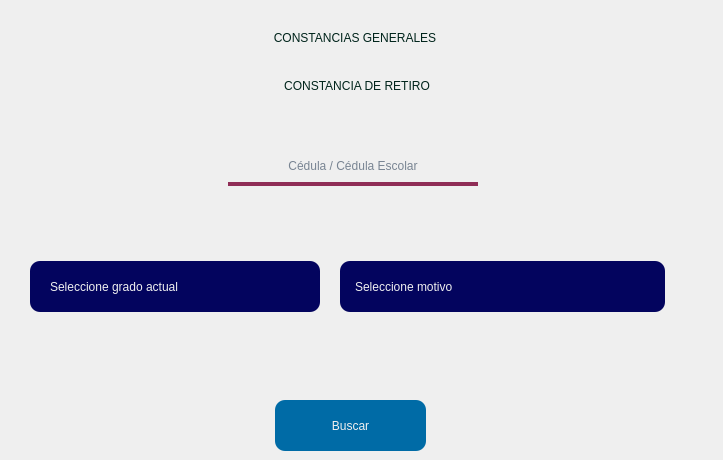
       <widget class="QWidget" name="ConstReti">
        <widget class="QPushButton" name="SearchConstRet_Btn">
         <property name="geometry">
          <rect>
           <x>275</x>
           <y>400</y>
           <width>151</width>
           <height>51</height>
          </rect>
         </property>
         <property name="focusPolicy">
          <enum>Qt::NoFocus</enum>
         </property>
         <property name="styleSheet">
          <string notr="true">QPushButton#SearchConstRet_Btn{
background-color: #006BA6;
border-radius: 10px;
font: bold 15pt &quot;Arial&quot;;
color: #F0F0F0;
}

QPushButton#SearchConstRet_Btn:pressed{
background-color: #03045e;
}</string>
         </property>
         <property name="text">
          <string>Buscar</string>
         </property>
        </widget>
        <widget class="QLabel" name="Bienv_title_4">
         <property name="geometry">
          <rect>
           <x>0</x>
           <y>60</y>
           <width>714</width>
           <height>51</height>
          </rect>
         </property>
         <property name="styleSheet">
          <string notr="true">font: 18pt &quot;Arial Black&quot;;
color: #00241b;
</string>
         </property>
         <property name="text">
          <string>CONSTANCIA DE RETIRO</string>
         </property>
         <property name="alignment">
          <set>Qt::AlignCenter</set>
         </property>
        </widget>
        <widget class="QLineEdit" name="Ced_Search_RET">
         <property name="geometry">
          <rect>
           <x>228</x>
           <y>145</y>
           <width>250</width>
           <height>41</height>
          </rect>
         </property>
         <property name="styleSheet">
          <string notr="true">background-color: transparent;
color: #011936;
font: 15pt &quot;Arial&quot;;
border: 4px solid Transparent;
border-bottom-color: #8F2D56;</string>
         </property>
         <property name="text">
          <string/>
         </property>
         <property name="maxLength">
          <number>11</number>
         </property>
         <property name="alignment">
          <set>Qt::AlignCenter</set>
         </property>
         <property name="placeholderText">
          <string>Cédula / Cédula Escolar</string>
         </property>
        </widget>
        <widget class="QComboBox" name="RazSelect">
         <property name="geometry">
          <rect>
           <x>340</x>
           <y>261</y>
           <width>325</width>
           <height>51</height>
          </rect>
         </property>
         <property name="styleSheet">
          <string notr="true">QComboBox { 
	border-radius: 10px;
	background: #03045e;
	color: #F0F0F0;
	padding-left: 15px;
	font: 15pt &quot;Arial&quot;;
}

QComboBox QAbstractItemView{
	background-color: #3E6D9C;
	color: #F0F0F0;
 
	selection-background-color: #3E6D9C;
	selection-color: #3E6D9C;
	
	font: bold 12pt &quot;Arial&quot;;
	color: #F0F0F0;
}

QComboBox::drop-down {
	border: 0px;
}
</string>
         </property>
         <property name="editable">
          <bool>false</bool>
         </property>
         <property name="currentText">
          <string>Seleccione motivo</string>
         </property>
         <property name="currentIndex">
          <number>0</number>
         </property>
         <property name="iconSize">
          <size>
           <width>16</width>
           <height>16</height>
          </size>
         </property>
         <property name="placeholderText">
          <string/>
         </property>
         <property name="frame">
          <bool>true</bool>
         </property>
         <item>
          <property name="text">
           <string>Seleccione motivo</string>
          </property>
         </item>
        </widget>
        <widget class="QComboBox" name="RetActGrade">
         <property name="geometry">
          <rect>
           <x>30</x>
           <y>261</y>
           <width>290</width>
           <height>51</height>
          </rect>
         </property>
         <property name="styleSheet">
          <string notr="true">QComboBox { 
	border-radius: 10px;
	background: #03045e;
	padding-left: 25px;
	color: #F0F0F0;
	padding-left: 20px;
	font: 17pt &quot;Arial&quot;;
}

QComboBox QAbstractItemView{
	background-color: #3E6D9C;
	color: #F0F0F0;
 
	selection-background-color: #3E6D9C;
	selection-color: #3E6D9C;
	
	font: bold 12pt &quot;Arial&quot;;
	color: #F0F0F0;
}

QComboBox::drop-down {
	border: 0px;
}
</string>
         </property>
         <property name="editable">
          <bool>false</bool>
         </property>
         <property name="currentText">
          <string>Seleccione grado actual</string>
         </property>
         <property name="currentIndex">
          <number>0</number>
         </property>
         <property name="iconSize">
          <size>
           <width>16</width>
           <height>16</height>
          </size>
         </property>
         <property name="placeholderText">
          <string/>
         </property>
         <property name="frame">
          <bool>true</bool>
         </property>
         <item>
          <property name="text">
           <string>Seleccione grado actual</string>
          </property>
         </item>
        </widget>
        <widget class="QLabel" name="Gen_Label_3">
         <property name="geometry">
          <rect>
           <x>0</x>
           <y>20</y>
           <width>710</width>
           <height>35</height>
          </rect>
         </property>
         <property name="styleSheet">
          <string notr="true">font: 28pt &quot;Arial Black&quot;;
color: #00241b;
</string>
         </property>
         <property name="text">
          <string>CONSTANCIAS GENERALES</string>
         </property>
         <property name="alignment">
          <set>Qt::AlignCenter</set>
         </property>
        </widget>
       </widget>
